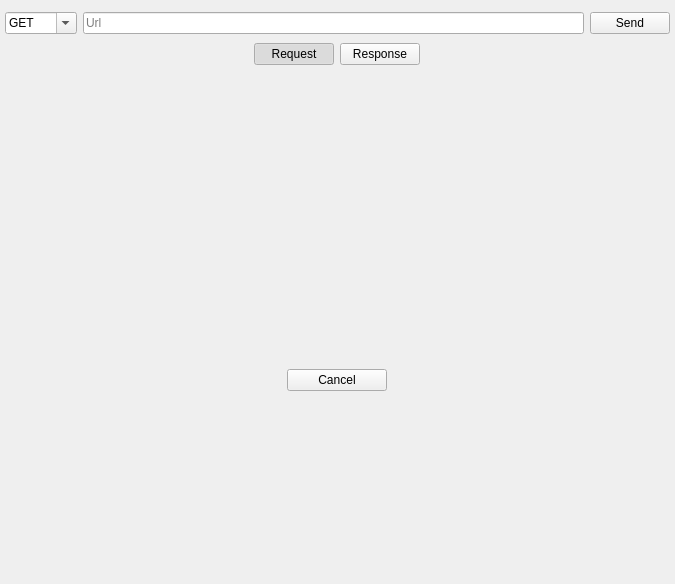
<?xml version="1.0" encoding="UTF-8"?>
<ui version="4.0">
 <class>RequestEditor</class>
 <widget class="QWidget" name="RequestEditor">
  <property name="geometry">
   <rect>
    <x>0</x>
    <y>0</y>
    <width>675</width>
    <height>584</height>
   </rect>
  </property>
  <property name="windowTitle">
   <string>Form</string>
  </property>
  <layout class="QVBoxLayout" name="verticalLayout">
   <property name="leftMargin">
    <number>0</number>
   </property>
   <property name="topMargin">
    <number>0</number>
   </property>
   <property name="rightMargin">
    <number>0</number>
   </property>
   <property name="bottomMargin">
    <number>0</number>
   </property>
   <item>
    <widget class="QWidget" name="widget" native="true">
     <layout class="QVBoxLayout" name="verticalLayout_2">
      <property name="leftMargin">
       <number>5</number>
      </property>
      <property name="rightMargin">
       <number>5</number>
      </property>
      <property name="bottomMargin">
       <number>0</number>
      </property>
      <item>
       <widget class="QWidget" name="widget_3" native="true">
        <layout class="QHBoxLayout" name="horizontalLayout">
         <property name="leftMargin">
          <number>0</number>
         </property>
         <property name="topMargin">
          <number>3</number>
         </property>
         <property name="rightMargin">
          <number>0</number>
         </property>
         <property name="bottomMargin">
          <number>3</number>
         </property>
         <item>
          <widget class="QComboBox" name="methodCombo">
           <property name="editable">
            <bool>true</bool>
           </property>
           <property name="currentText">
            <string>GET</string>
           </property>
          </widget>
         </item>
         <item>
          <widget class="QLineEdit" name="urlEdit">
           <property name="placeholderText">
            <string>Url</string>
           </property>
          </widget>
         </item>
         <item>
          <widget class="QPushButton" name="sendButton">
           <property name="text">
            <string>Send</string>
           </property>
          </widget>
         </item>
        </layout>
       </widget>
      </item>
     </layout>
    </widget>
   </item>
   <item>
    <widget class="QWidget" name="widget_4" native="true">
     <property name="sizePolicy">
      <sizepolicy hsizetype="Preferred" vsizetype="Preferred">
       <horstretch>0</horstretch>
       <verstretch>0</verstretch>
      </sizepolicy>
     </property>
     <layout class="QHBoxLayout" name="horizontalLayout_2">
      <property name="topMargin">
       <number>0</number>
      </property>
      <property name="bottomMargin">
       <number>0</number>
      </property>
      <item alignment="Qt::AlignHCenter">
       <widget class="QWidget" name="widget_5" native="true">
        <property name="sizePolicy">
         <sizepolicy hsizetype="Preferred" vsizetype="Preferred">
          <horstretch>0</horstretch>
          <verstretch>0</verstretch>
         </sizepolicy>
        </property>
        <layout class="QHBoxLayout" name="horizontalLayout_3">
         <property name="leftMargin">
          <number>0</number>
         </property>
         <property name="topMargin">
          <number>0</number>
         </property>
         <property name="rightMargin">
          <number>0</number>
         </property>
         <property name="bottomMargin">
          <number>0</number>
         </property>
         <item>
          <widget class="QPushButton" name="switchRequestButton">
           <property name="text">
            <string>Request</string>
           </property>
           <property name="checkable">
            <bool>true</bool>
           </property>
           <property name="checked">
            <bool>true</bool>
           </property>
           <property name="flat">
            <bool>false</bool>
           </property>
           <attribute name="buttonGroup">
            <string notr="true">requestResponseButtonGroup</string>
           </attribute>
          </widget>
         </item>
         <item>
          <widget class="QPushButton" name="switchResponseButton">
           <property name="text">
            <string>Response</string>
           </property>
           <property name="checkable">
            <bool>true</bool>
           </property>
           <attribute name="buttonGroup">
            <string notr="true">requestResponseButtonGroup</string>
           </attribute>
          </widget>
         </item>
        </layout>
       </widget>
      </item>
     </layout>
    </widget>
   </item>
   <item>
    <widget class="QStackedWidget" name="loadingSpinnerStack">
     <property name="sizePolicy">
      <sizepolicy hsizetype="Preferred" vsizetype="Expanding">
       <horstretch>0</horstretch>
       <verstretch>0</verstretch>
      </sizepolicy>
     </property>
     <property name="currentIndex">
      <number>1</number>
     </property>
     <widget class="QWidget" name="loadingSpinnerContainer"/>
     <widget class="QWidget" name="requestResponseStackContainer">
      <layout class="QHBoxLayout" name="horizontalLayout_4">
       <property name="leftMargin">
        <number>0</number>
       </property>
       <property name="topMargin">
        <number>0</number>
       </property>
       <property name="rightMargin">
        <number>0</number>
       </property>
       <property name="bottomMargin">
        <number>0</number>
       </property>
       <item>
        <widget class="QStackedWidget" name="requestResponseStack">
         <property name="currentIndex">
          <number>1</number>
         </property>
         <widget class="QWidget" name="requestContainerWrapper"/>
         <widget class="QWidget" name="responseContainerWrapper">
          <layout class="QVBoxLayout" name="verticalLayout_3">
           <property name="spacing">
            <number>0</number>
           </property>
           <property name="leftMargin">
            <number>0</number>
           </property>
           <property name="topMargin">
            <number>0</number>
           </property>
           <property name="rightMargin">
            <number>0</number>
           </property>
           <property name="bottomMargin">
            <number>0</number>
           </property>
           <item>
            <widget class="QStackedWidget" name="responseLoaderStack">
             <widget class="QWidget" name="responseLoaderContainer">
              <layout class="QVBoxLayout" name="verticalLayout_4">
               <item alignment="Qt::AlignHCenter|Qt::AlignVCenter">
                <widget class="QWidget" name="widget_2" native="true">
                 <layout class="QVBoxLayout" name="verticalLayout_5">
                  <item alignment="Qt::AlignHCenter">
                   <widget class="QWidget" name="responseLoaderWrap" native="true">
                    <property name="sizePolicy">
                     <sizepolicy hsizetype="Fixed" vsizetype="Fixed">
                      <horstretch>0</horstretch>
                      <verstretch>0</verstretch>
                     </sizepolicy>
                    </property>
                    <property name="minimumSize">
                     <size>
                      <width>100</width>
                      <height>100</height>
                     </size>
                    </property>
                    <property name="maximumSize">
                     <size>
                      <width>100</width>
                      <height>100</height>
                     </size>
                    </property>
                    <property name="baseSize">
                     <size>
                      <width>100</width>
                      <height>100</height>
                     </size>
                    </property>
                   </widget>
                  </item>
                  <item>
                   <widget class="QPushButton" name="cancelRequestButton">
                    <property name="text">
                     <string>Cancel</string>
                    </property>
                   </widget>
                  </item>
                 </layout>
                </widget>
               </item>
              </layout>
             </widget>
             <widget class="QWidget" name="responseContainerInnerWrap"/>
            </widget>
           </item>
          </layout>
         </widget>
        </widget>
       </item>
      </layout>
     </widget>
    </widget>
   </item>
  </layout>
 </widget>
 <resources/>
 <connections/>
 <buttongroups>
  <buttongroup name="requestResponseButtonGroup"/>
 </buttongroups>
</ui>
